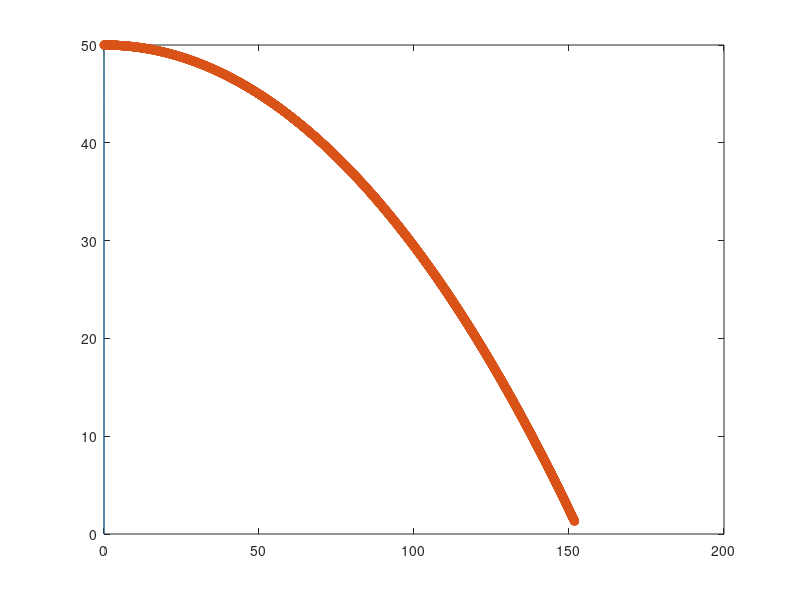

This chart was generated by the following MATLAB code:
clear;
format compact;    % type "help format" to learn what this does

g=9.8;             % acceleration due to gravity
speed1=0; 
speed2 = 50;        % initial speed is 50 m/s
angle2 = 0;
angle1=270;          % beware of radians vs degrees for trig functions

h=0.001;      % timestep of 0.5 second
pos1=[0 50];  % start at 50m above ground
pos2 =[0 50];
vel1 = speed1*[cosd(angle1) sind(angle1)];
vel2 = speed2*[cosd(angle2) sind(angle2)];


Cd = 0.3;
p = 1.2;
rho = 7800;
m = 1 * 0.454;
R = ( (3*m) / (4*pi*rho) )^(1/3);
A = pi*R^2;

i=0;
time = 0;

while pos1(2)>=0
  i=i+1;
  x(i)=pos1(1);
  y(i)=pos1(2);
  x2(i)=pos2(1);
  y2(i)=pos2(2);

  % Acceleration due to gravity with air resistance
  acc1=  -(0.5*Cd*p*A*norm(vel1)/m)*vel1 - [0 g];
  acc2= -(0.5*Cd*p*A*norm(vel2)/m)*vel2 - [0 g];

  % Euler method
  pos1= pos1 + h*vel1;
  vel1= vel1 + h*acc1;
  
  pos2 = pos2 + h*vel2;
  vel2 = vel2 + h*acc2;
  
  time = time + h;
end
if pos2(2) < 0
    pos2(2) = 0;
end

if pos1(2) < 0
    pos1(2) = 0;
end
% plot the trajectory as points connected by lines
xlabel('distance (m)')
ylabel('height (m)')
xlim([-1 200])


plot(x,y,x2,y2,'o-')



disp(pos1)
disp(pos2)

% linear interpolation to estimate the range of the projectile
%slope=(pos(2)-y(end))/(pos(1)-x(end));
%range=x(end)-y(end)/slope;
%perror = 100 * abs(range - exactRange) / exactRange;
